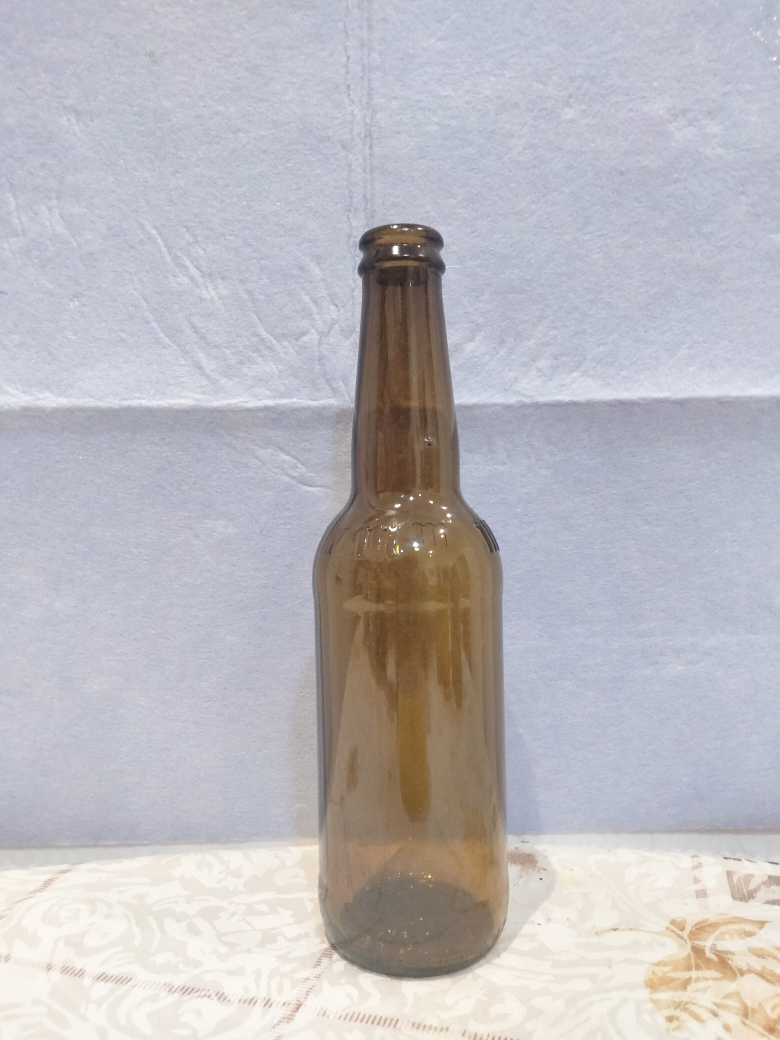
#> input picture sdr/bottle_classifier/data/train/n_lvirgen/IMG20221020155231.jpg, 3120 x 4160 px (shown at 1/4 size)
$ python featuresExtractor.py
#> lines starting #> are read from the running program, lines starting #| are printed output that depends on the picture; after the words box and inside, x2 and y2 are one past the last pixel; in counts of white or black regions, pixels touching at a corner belong together; pictures that were not available may be replaced by others from this repository, and a replacement may not be noted
#> in get_dataset, image is the input picture: shape (4160, 3120, 3); mean B, G, R 190.7, 185.7, 188.2
# -*- coding: utf-8 -*-
"""
Features Extraction from an image
@author: Kmedrano101
Created on Thu Oct 13 10:59:07 2022
"""

# import the necessary packages
import cv2 as cv
import numpy as np
import os
import pickle
from utils.constants import PATH_TRAIN,PATH_DATA, CATEGORIES

class featureExtractor(object):
    """
    feature extractor class for get image features
    Args:
        object (_object_): inheritance from base object class
    """
    def __init__(self):
        self.__features = [None]*6      # [0: feature 1, 1: feature 2... so on]
        self.__data = []                # [0: numpy data]

    # Properties
    @property
    def features(self):
        """The features property."""
        return self.__features

    @features.setter
    def features(self, value):
        self.__features = value

    @property
    def data(self):
        """The data property."""
        return self.__data

    @data.setter
    def data(self, value):
        self.__data = value

    # Functions
    def get_features(self, image,size: tuple=(50,50), n_feature:int=1)-> list:
        """
            Method to extract features from a given image
        Args:
            image (_Image_): Image to extract features from.
            n_feature (int, optional): Number of features to extract, from 1 to 6. Defaults to 1.
        """
#> called with size = (320, 340), n_feature = 1
        img_gray = cv.cvtColor(image, cv.COLOR_BGR2GRAY)
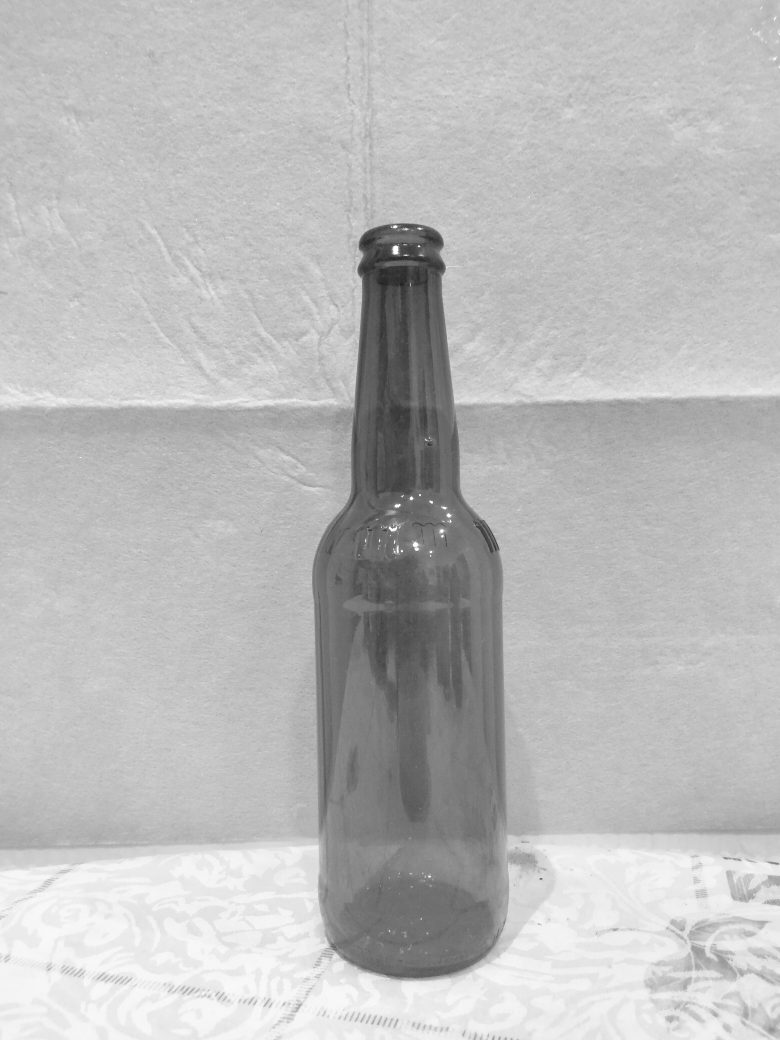
#> img_gray: shape (4160, 3120) (shown at 1/4 size); min 12, max 255, mean 187
        # Kernel for filters
        kernel1 = np.array([[0, -1, 0],
                            [-1, 5, -1],
                            [0, -1, 0]])
        # Sharpening the image
        img_sharped = cv.filter2D(img_gray,-1,kernel1)
        # Resize the image
        img_resized =  cv.resize(img_sharped, size, interpolation=cv.INTER_AREA)
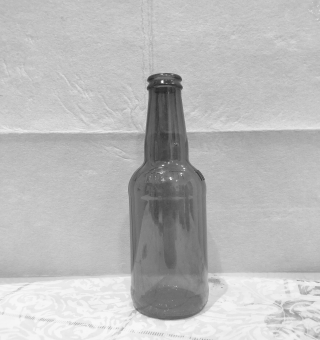
#> img_resized: shape (340, 320); min 40, max 252, mean 187
        # Save firts feature
        self.features[0] = img_resized
        # threshold the image
        img_mBlur = cv.medianBlur(img_resized, 3)
        self.features[1] = img_mBlur
        _,img_thresh = cv.threshold(img_mBlur,0,255,cv.THRESH_BINARY+cv.THRESH_OTSU)
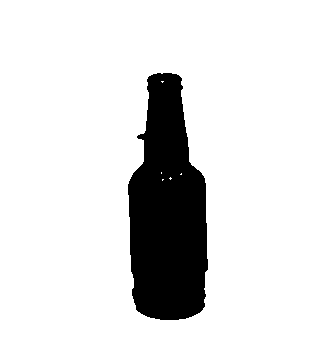
#> img_thresh: shape (340, 320); 86.4% white; 1 black region, box (x1, y1, x2, y2) and area: (128, 73, 208, 320) 14783
        self.features[2] = img_thresh
        img_morph = cv.morphologyEx(img_mBlur, cv.MORPH_OPEN,
                                    cv.getStructuringElement(cv.MORPH_ELLIPSE, (5,5)))
        self.features[3] = img_morph
        img_edges = cv.Canny(img_morph,20,60)
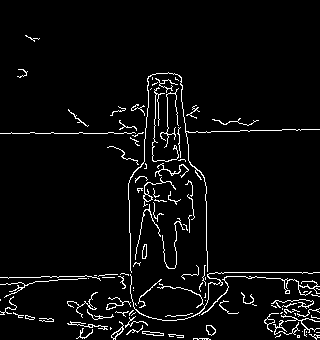
#> img_edges: shape (340, 320); 4.4% white in thin lines or dots, all inside (x1, y1, x2, y2) = (0, 35, 320, 340)
        self.features[4] = img_edges
        # Get key points and descriptors
        orb = cv.ORB_create()
        img_kp = np.ones(img_resized.shape[:2], dtype="uint8") * 255
        kp, des = orb.detectAndCompute(img_resized,None)
#> kp = 255 keypoints; strongest (x, y, size): (162, 81, 31), (159, 80, 31), (162, 82, 37.2), (148, 79, 31)
        img_kp = cv.cvtColor(cv.drawKeypoints(img_kp,kp,None),cv.COLOR_BGR2GRAY)
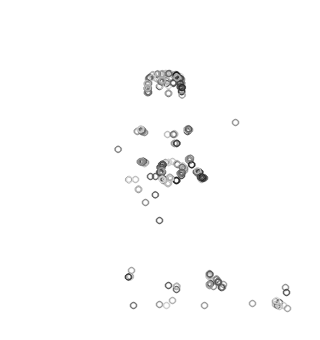
#> img_kp: shape (340, 320); min 20, max 255, mean 251.9
        self.features[5] = img_kp
        return self.features[n_feature-1]

    def get_dataset(self) -> list:
        """
            Method to get dataset from the features array
        Args:
            None
        """
        # data
        dataset = []
        # Collecting dataset
        for c in CATEGORIES:
            path = PATH_TRAIN+c
            label = CATEGORIES.index(c)
            for img in os.listdir(path):
                # Get image path
                imgpath = os.path.join(path, img)
                # Read the image
                image = cv.imread(imgpath)
                self.get_features(image,size=(320,340))
                data_f1 = np.array(self.features[0]).flatten()
                data_f2 = np.array(self.features[1]).flatten()
                data_f3 = np.array(self.features[2]).flatten()
                data_f4 = np.array(self.features[3]).flatten()
                data_f5 = np.array(self.features[4]).flatten()
                data_f6 = np.array(self.features[5]).flatten()
                self.show_graphic_features('test/testv2.jpg')
                data = np.concatenate((data_f1,data_f2,data_f3,data_f4,data_f5,data_f6),axis=0)
                dataset.append([data,label])
        self.data = dataset
        return self.data

    def save_data(self,name: str = 'data') -> None:
        """
        Save the dataset as a file into a directory
        Args:
            name (str, optional): name of the file. Defaults to 'data'.
        Raises:
            Exception: When variable self.data does not have data yet.
        """
        if self.data:
            file = open(PATH_DATA+name+'.pkl','wb')
            pickle.dump(self.data,file)
            file.close()
        else:
            raise Exception("No data found!, make sure to run get dataset function first")

    def show_graphic_features(self, path_save: str) -> None:
        """
        Show on a single windows the whole features
        Raises:
            Exception: When variable self.features does not have data yet.
        """
#> called with path_save = 'test/testv2.jpg'
        if self.features:
            top_img = np.concatenate((self.features[0],self.features[1],
                                      self.features[2]),axis=1)
            bottom_img = np.concatenate((self.features[3],self.features[4],
                                         self.features[5]),axis=1)
            image = np.concatenate((top_img,bottom_img),axis=0)
            if path_save:
                cv.imwrite(path_save,image)
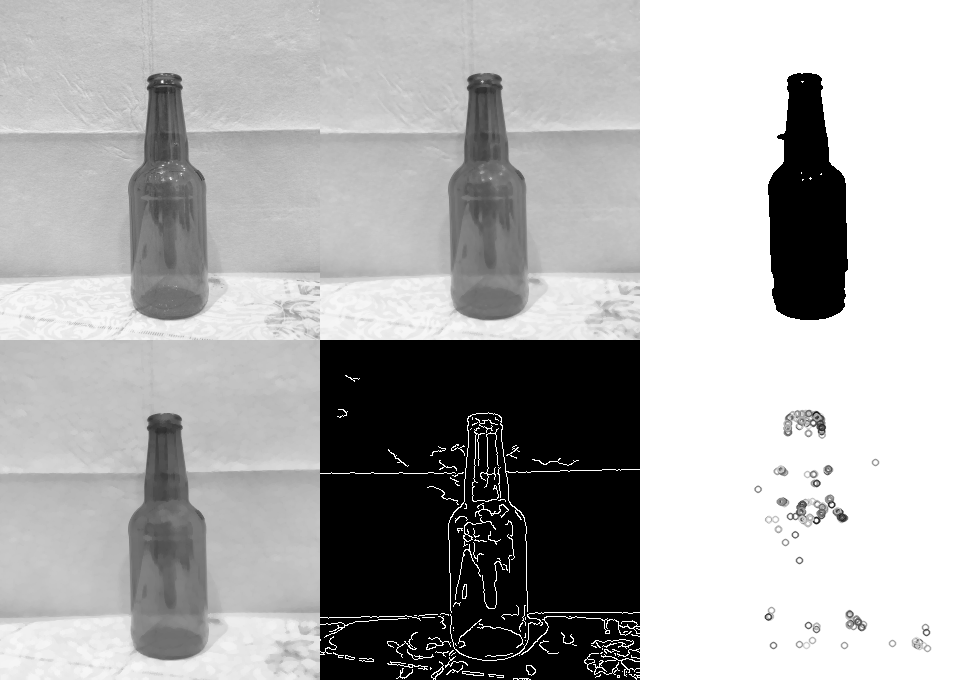
#> saved as testv2.jpg: shape (680, 960); min 0, max 255, mean 173.9
            cv.imshow('Features Image',image)
            cv.waitKey(20) # Set 0 to stop window
            #cv.destroyAllWindows()
        else:
            raise Exception("No features found!, make sure to run get features function first")

    def get_sideBottle(self, matrix) -> int:
        """
        Args:
            img (_Image_): Image object to detect side bottle

        Returns:
            int: 1 if the bottle is the right side otherwise 0
        """
        side = None
        row,_ = matrix.shape
        up_black = np.sum(matrix[:int(row/2),:]==0)
        down_black = np.sum(matrix[int(row/2):,:]==0)
        if up_black < down_black:
            side = 1
            return side
        else:
            side = 0
        return side


# Testing v0.2 working
obj = featureExtractor()
# [7 lines of commented-out code are left out]
data = obj.get_dataset()
#obj.save_data('data_glass_plastic')
#obj.show_graphic_features()
cv.destroyAllWindows()
print("Finish")
